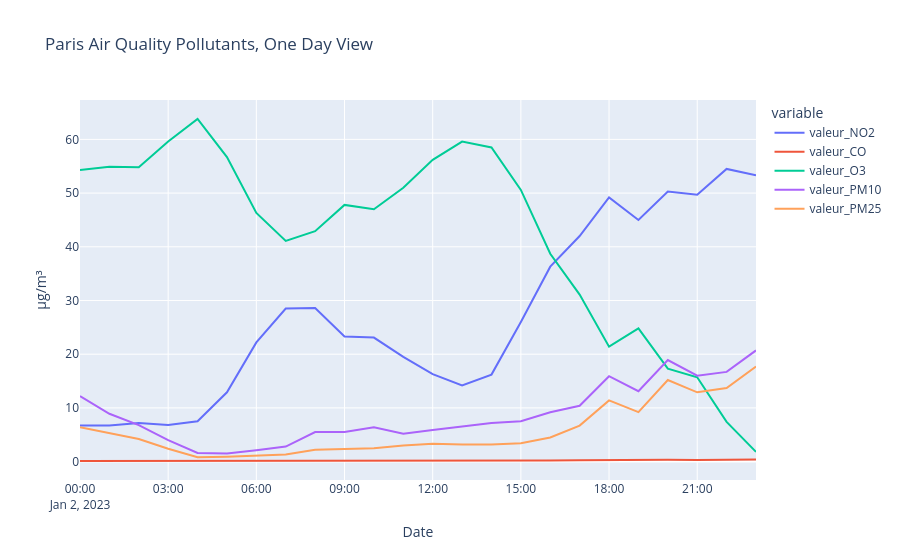

Notebook code cell kept with this figure:
### Code cell
# Zoom in on daily trends:

mask = df_train['id'].dt.date == pd.Timestamp('2023-01-02').date()

fig = px.line(df_train[mask], x='id', y=df_train.columns[1:6], title='Paris Air Quality Pollutants, One Day View', labels={"id": "Date", "value": "μg/m³"})
fig.show()
